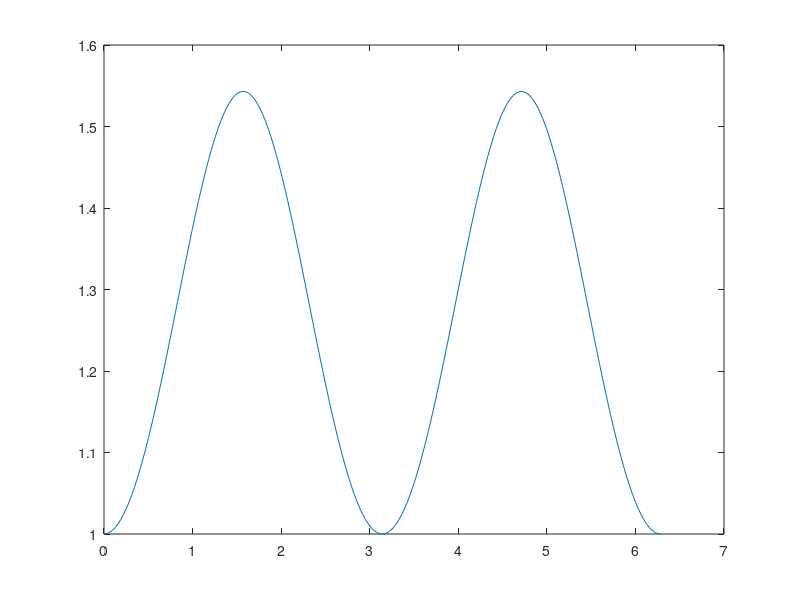

Write MATLAB code to recreate this figure. (Note: this script raises an error after producing the figure.)
clc
clear 
close 
x=0:pi/100:2*pi;
f=cosh(sin(x));
plot(x,f)
hold on
syms x
f=cosh(sin(x));
n=40;
a=-1;
b=1;
[C,X,Y] = cheby(f,n,a,b);
legend('original plot','chebyshev','coefficient list')
xlim([0 2*pi])
grid on
